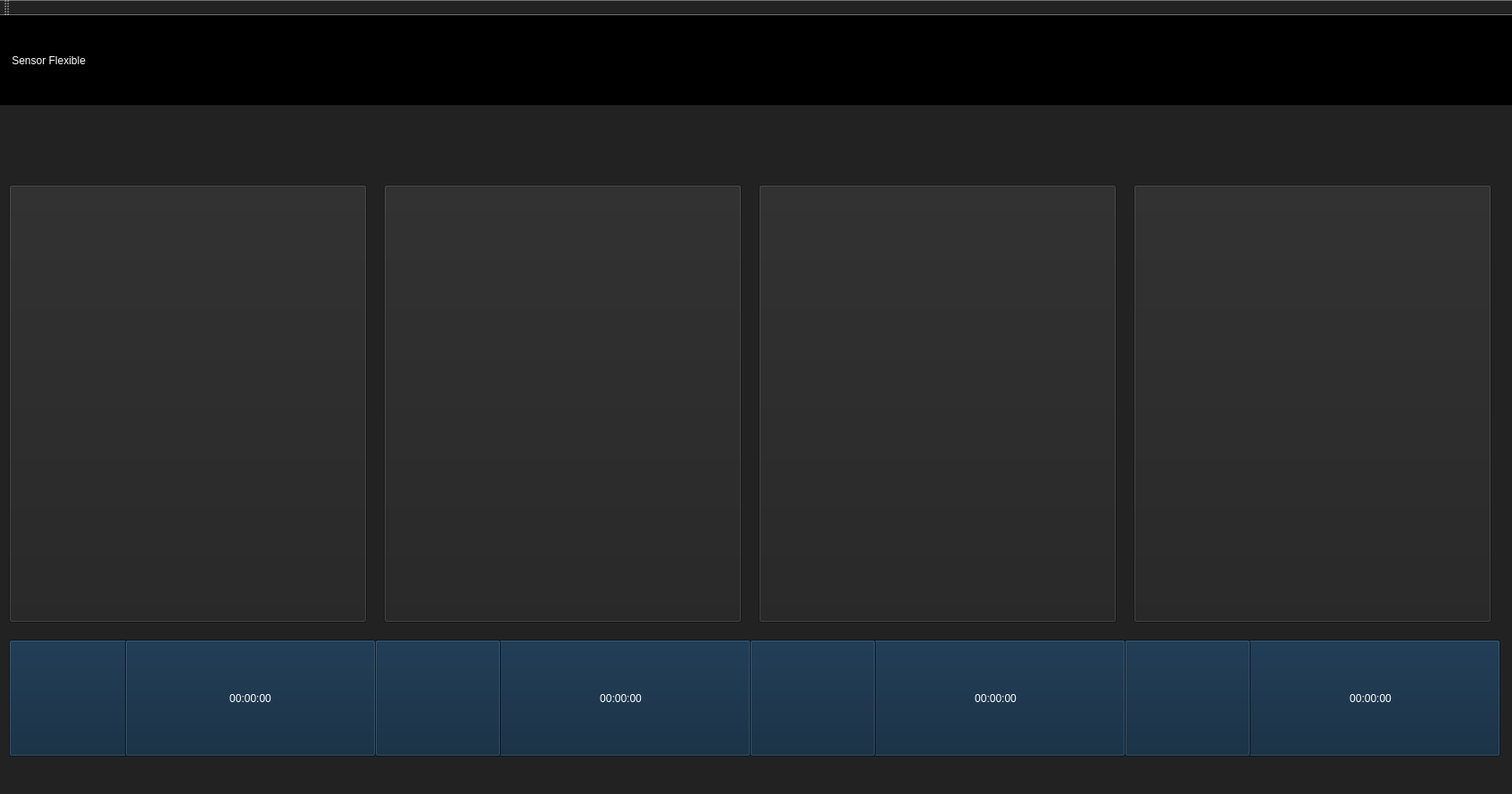
<?xml version="1.0" encoding="UTF-8"?>
<ui version="4.0">
 <class>MainWindow</class>
 <widget class="QMainWindow" name="MainWindow">
  <property name="geometry">
   <rect>
    <x>0</x>
    <y>0</y>
    <width>1694</width>
    <height>890</height>
   </rect>
  </property>
  <property name="windowTitle">
   <string>MainWindow</string>
  </property>
  <property name="styleSheet">
   <string notr="true">background:#222222;</string>
  </property>
  <widget class="QWidget" name="centralWidget">
   <widget class="QPushButton" name="pushButton_UCIBed1">
    <property name="geometry">
     <rect>
      <x>10</x>
      <y>190</y>
      <width>401</width>
      <height>491</height>
     </rect>
    </property>
    <property name="text">
     <string/>
    </property>
    <property name="icon">
     <iconset resource="images.qrc">
      <normaloff>:/images/pacienteUCI1.png</normaloff>:/images/pacienteUCI1.png</iconset>
    </property>
    <property name="iconSize">
     <size>
      <width>767</width>
      <height>491</height>
     </size>
    </property>
   </widget>
   <widget class="QPushButton" name="pushButton_UCIBed3">
    <property name="geometry">
     <rect>
      <x>850</x>
      <y>190</y>
      <width>401</width>
      <height>491</height>
     </rect>
    </property>
    <property name="text">
     <string/>
    </property>
    <property name="icon">
     <iconset resource="images.qrc">
      <normaloff>:/images/pacienteUCI2.png</normaloff>:/images/pacienteUCI2.png</iconset>
    </property>
    <property name="iconSize">
     <size>
      <width>767</width>
      <height>491</height>
     </size>
    </property>
   </widget>
   <widget class="QPushButton" name="pushButton_UCIBed4">
    <property name="geometry">
     <rect>
      <x>1270</x>
      <y>190</y>
      <width>401</width>
      <height>491</height>
     </rect>
    </property>
    <property name="text">
     <string/>
    </property>
    <property name="icon">
     <iconset resource="images.qrc">
      <normaloff>:/images/pacienteUCI2.png</normaloff>:/images/pacienteUCI2.png</iconset>
    </property>
    <property name="iconSize">
     <size>
      <width>767</width>
      <height>491</height>
     </size>
    </property>
   </widget>
   <widget class="QPushButton" name="pushButton_TimerImage1">
    <property name="geometry">
     <rect>
      <x>10</x>
      <y>700</y>
      <width>141</width>
      <height>131</height>
     </rect>
    </property>
    <property name="styleSheet">
     <string notr="true">background:#0B243B</string>
    </property>
    <property name="text">
     <string/>
    </property>
    <property name="icon">
     <iconset resource="images.qrc">
      <normaloff>:/images/TimerV2.00045.png</normaloff>:/images/TimerV2.00045.png</iconset>
    </property>
    <property name="iconSize">
     <size>
      <width>141</width>
      <height>131</height>
     </size>
    </property>
   </widget>
   <widget class="QPushButton" name="pushButton_Timer1">
    <property name="geometry">
     <rect>
      <x>140</x>
      <y>700</y>
      <width>281</width>
      <height>131</height>
     </rect>
    </property>
    <property name="styleSheet">
     <string notr="true">font: 25 30pt &quot;Helvetica Neue&quot;;
color:white;
background:#0B243B</string>
    </property>
    <property name="text">
     <string>00:00:00</string>
    </property>
   </widget>
   <widget class="QPushButton" name="pushButton_Timer3">
    <property name="geometry">
     <rect>
      <x>970</x>
      <y>700</y>
      <width>291</width>
      <height>131</height>
     </rect>
    </property>
    <property name="styleSheet">
     <string notr="true">font: 25 30pt &quot;Helvetica Neue&quot;;
color:white;
background:#0B243B</string>
    </property>
    <property name="text">
     <string>00:00:00</string>
    </property>
   </widget>
   <widget class="QPushButton" name="pushButton_TimerImage3">
    <property name="geometry">
     <rect>
      <x>840</x>
      <y>700</y>
      <width>141</width>
      <height>131</height>
     </rect>
    </property>
    <property name="styleSheet">
     <string notr="true">background:#0B243B</string>
    </property>
    <property name="text">
     <string/>
    </property>
    <property name="icon">
     <iconset resource="images.qrc">
      <normaloff>:/images/TimerV2.00045.png</normaloff>:/images/TimerV2.00045.png</iconset>
    </property>
    <property name="iconSize">
     <size>
      <width>141</width>
      <height>131</height>
     </size>
    </property>
   </widget>
   <widget class="QPushButton" name="pushButton_Timer4">
    <property name="geometry">
     <rect>
      <x>1390</x>
      <y>700</y>
      <width>291</width>
      <height>131</height>
     </rect>
    </property>
    <property name="styleSheet">
     <string notr="true">font: 25 30pt &quot;Helvetica Neue&quot;;
color:white;
background:#0B243B</string>
    </property>
    <property name="text">
     <string>00:00:00</string>
    </property>
   </widget>
   <widget class="QPushButton" name="pushButton_TimerImage4">
    <property name="geometry">
     <rect>
      <x>1260</x>
      <y>700</y>
      <width>141</width>
      <height>131</height>
     </rect>
    </property>
    <property name="styleSheet">
     <string notr="true">background:#0B243B</string>
    </property>
    <property name="text">
     <string/>
    </property>
    <property name="icon">
     <iconset resource="images.qrc">
      <normaloff>:/images/TimerV2.00091.png</normaloff>:/images/TimerV2.00091.png</iconset>
    </property>
    <property name="iconSize">
     <size>
      <width>141</width>
      <height>131</height>
     </size>
    </property>
   </widget>
   <widget class="QLabel" name="label">
    <property name="geometry">
     <rect>
      <x>0</x>
      <y>0</y>
      <width>1900</width>
      <height>101</height>
     </rect>
    </property>
    <property name="styleSheet">
     <string notr="true">color: rgb(255, 255, 255);
font: 25 27pt &quot;Helvetica Neue&quot;;
background-color: rgb(0, 0, 0);
</string>
    </property>
    <property name="text">
     <string>    Sensor Flexible</string>
    </property>
   </widget>
   <widget class="QLabel" name="label_2">
    <property name="geometry">
     <rect>
      <x>1270</x>
      <y>10</y>
      <width>401</width>
      <height>81</height>
     </rect>
    </property>
    <property name="styleSheet">
     <string notr="true">background:black;</string>
    </property>
    <property name="text">
     <string/>
    </property>
    <property name="pixmap">
     <pixmap resource="images.qrc">:/images/logoGIBIC.png</pixmap>
    </property>
    <property name="scaledContents">
     <bool>true</bool>
    </property>
   </widget>
   <widget class="QPushButton" name="pushButton_Timer2">
    <property name="geometry">
     <rect>
      <x>550</x>
      <y>700</y>
      <width>291</width>
      <height>131</height>
     </rect>
    </property>
    <property name="styleSheet">
     <string notr="true">font: 25 30pt &quot;Helvetica Neue&quot;;
color:white;
background:#0B243B</string>
    </property>
    <property name="text">
     <string>00:00:00</string>
    </property>
   </widget>
   <widget class="QPushButton" name="pushButton_TimerImage2">
    <property name="geometry">
     <rect>
      <x>420</x>
      <y>700</y>
      <width>141</width>
      <height>131</height>
     </rect>
    </property>
    <property name="styleSheet">
     <string notr="true">background:#0B243B</string>
    </property>
    <property name="text">
     <string/>
    </property>
    <property name="icon">
     <iconset resource="images.qrc">
      <normaloff>:/images/TimerV2.00014.png</normaloff>:/images/TimerV2.00014.png</iconset>
    </property>
    <property name="iconSize">
     <size>
      <width>141</width>
      <height>131</height>
     </size>
    </property>
   </widget>
   <widget class="QPushButton" name="pushButton_UCIBed2">
    <property name="geometry">
     <rect>
      <x>430</x>
      <y>190</y>
      <width>401</width>
      <height>491</height>
     </rect>
    </property>
    <property name="text">
     <string/>
    </property>
    <property name="icon">
     <iconset resource="images.qrc">
      <normaloff>:/images/pacienteUCI1.png</normaloff>:/images/pacienteUCI1.png</iconset>
    </property>
    <property name="iconSize">
     <size>
      <width>767</width>
      <height>491</height>
     </size>
    </property>
   </widget>
  </widget>
  <widget class="QMenuBar" name="menuBar">
   <property name="geometry">
    <rect>
     <x>0</x>
     <y>0</y>
     <width>1694</width>
     <height>22</height>
    </rect>
   </property>
  </widget>
  <widget class="QToolBar" name="mainToolBar">
   <attribute name="toolBarArea">
    <enum>TopToolBarArea</enum>
   </attribute>
   <attribute name="toolBarBreak">
    <bool>false</bool>
   </attribute>
  </widget>
  <widget class="QStatusBar" name="statusBar"/>
 </widget>
 <layoutdefault spacing="6" margin="11"/>
 <resources>
  <include location="images.qrc"/>
 </resources>
 <connections/>
</ui>
